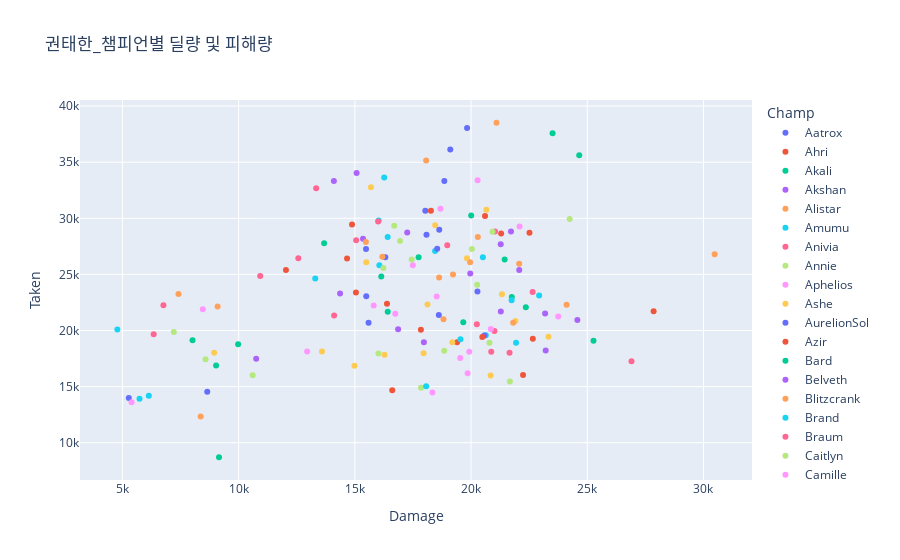

The notebook cell this image was saved under:
### Code cell
# 6번 문제
fig = px.scatter(my_df, title= '권태한_챔피언별 딜량 및 피해량',
                x = 'Damage',
                y = 'Taken',
                color = 'Champ')
plotly.offline.iplot(fig)
